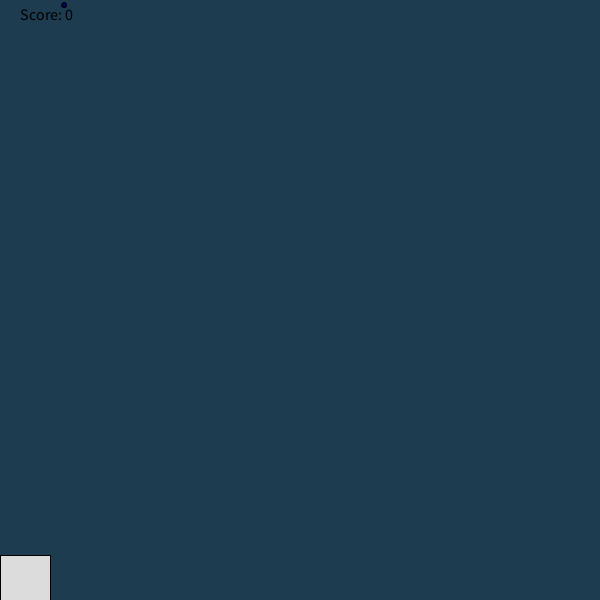
Frame 1 (no input)
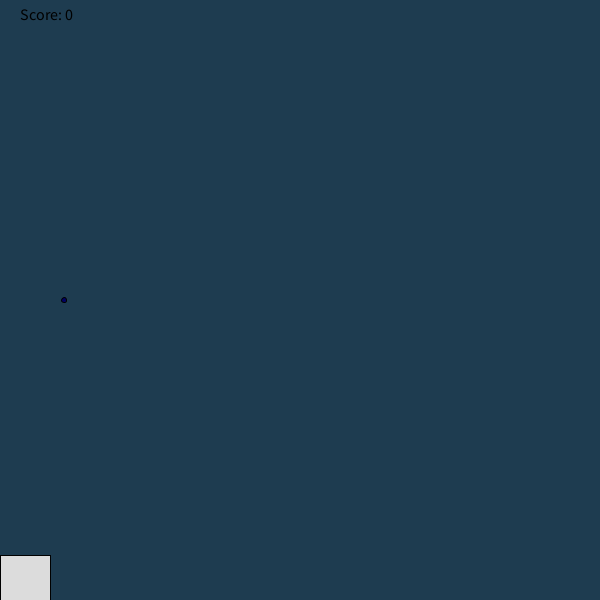
Frame 60 (the mouse pressed at the canvas centre just before this capture)
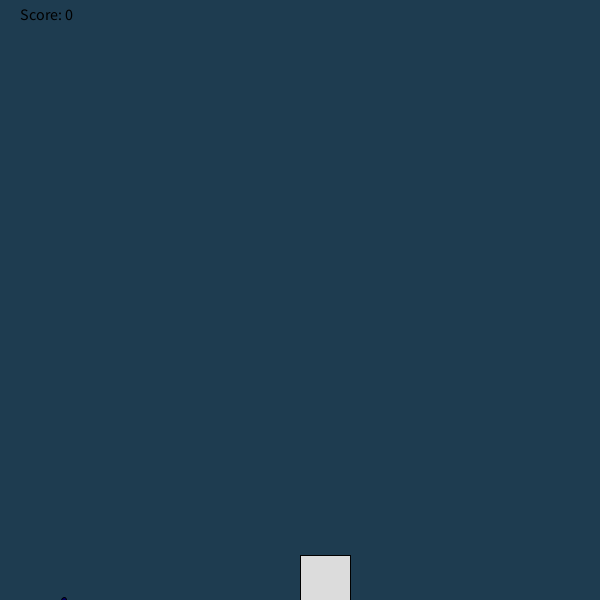
Frame 120 (the mouse held since frame 60 and released just before this capture)

The Processing sketch that drew these frames (run headless with seeded random() and noise(); from frame 60 on, the mouse is pressed at the canvas centre):

// Processing sketch: RainGame
// ── RainGame.pde
int yPosition = 5;
int randomNumber = (int) random(width);
int score = 0;
void setup() {
  size(600,600);
}
void draw(){
  background(30,60,80);
  fill(0,0,100);
  stroke(0,0,0);
  ellipse(randomNumber,yPosition,5,5);
  yPosition = yPosition + 5;


  fill(220,220,220);
  stroke(0,0,0);
  rect(mouseX , 555, 50, 45);
  fill(0, 0, 0);
textSize(16);
text("Score: " + score, 20, 20);
 checkCatch(randomNumber, yPosition);
}

void checkCatch(int x , int y){
     if (x > mouseX && x< mouseX+50 && y > 555){
          score = score +1;
              yPosition = 5;
    randomNumber = (int) random(width);
  }
     else if ( y >height && score > 0){
          score--;
              yPosition = 5;
    randomNumber = (int) random(width);
  }
println("Your score is now: " + score); 
}
